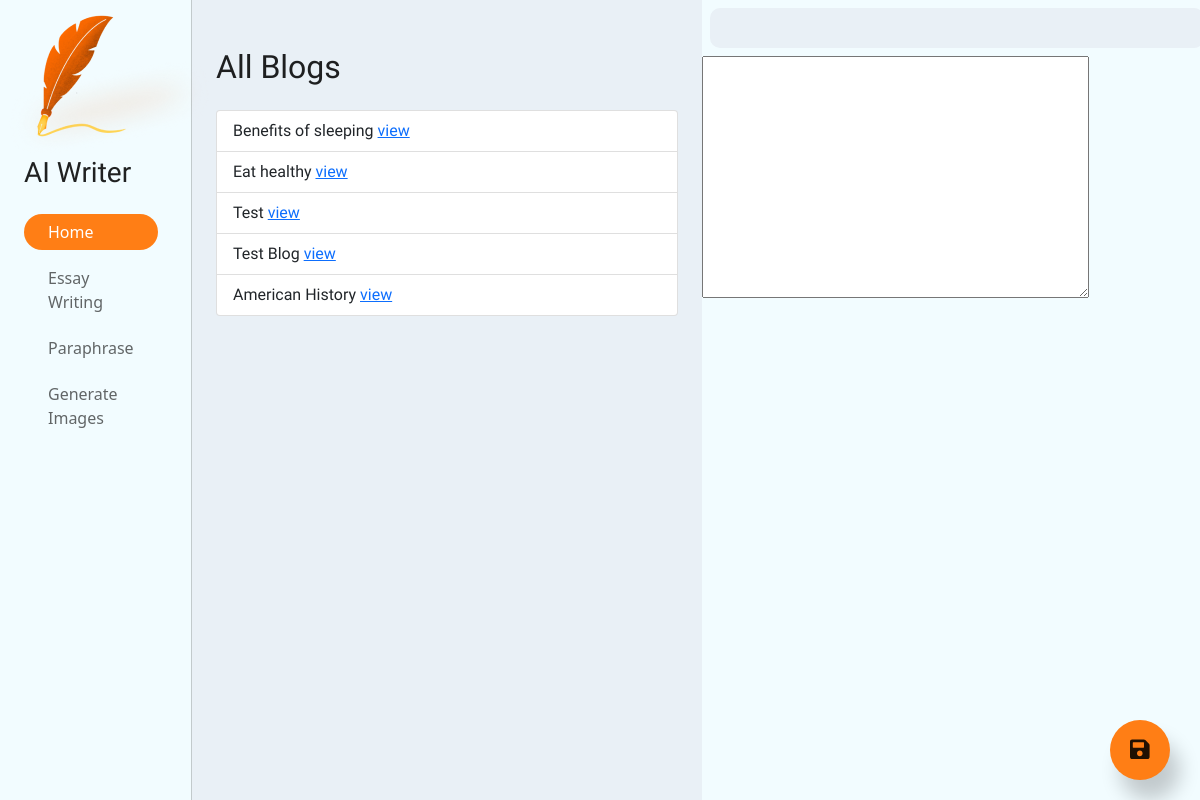
Before: / with the older database file.
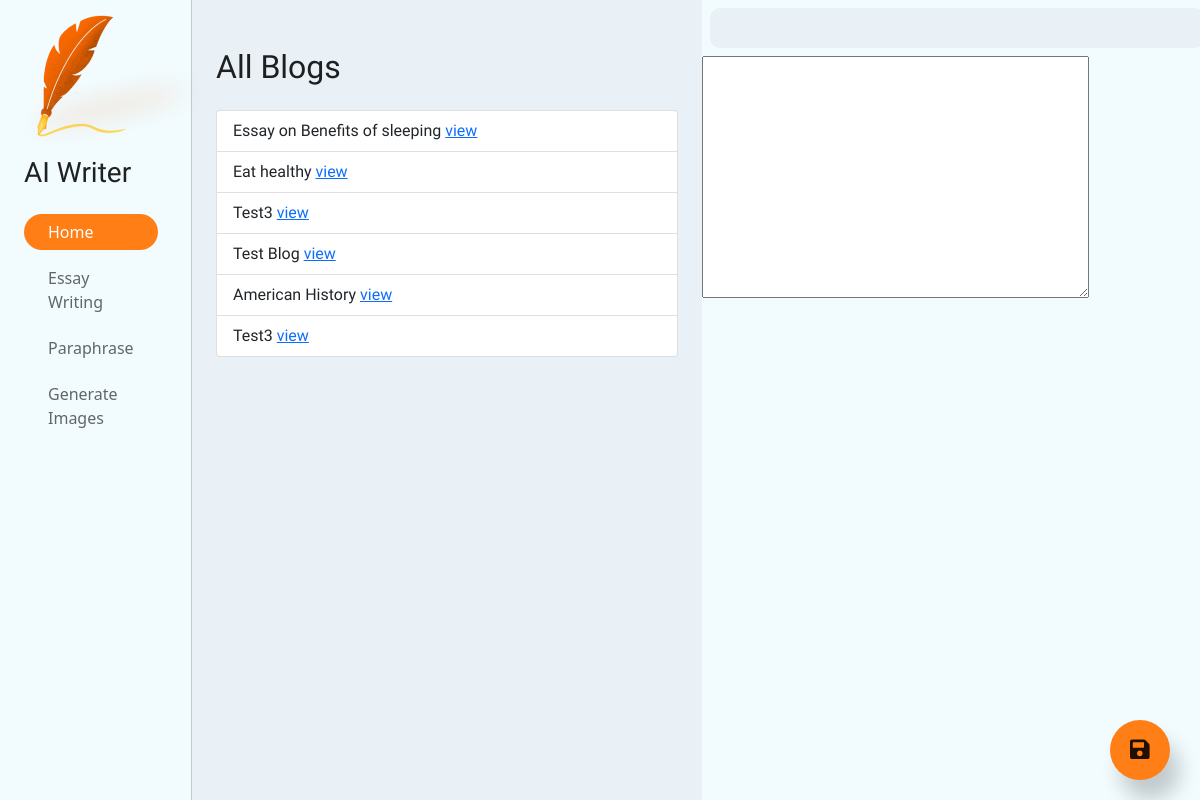
After: the same page with the newer database file.
### pages/models.py (models this page shows, shortened)
class Blog(models.Model):
    title = models.CharField(max_length=200)
    content = RichTextField()
    created_at = models.DateTimeField(auto_now_add=True)
    updated_at = models.DateTimeField(auto_now=True)

### pages/views.py (the view)
# urls.py: 2. Add a URL to urlpatterns:  path('', views.home, name='home')
def home(request):
    form = BlogForm()
    return render(request, 'pages/home.html', {'blog_form': form, 'blogs': Blog.objects.all()})

### pages/forms.py
class BlogForm(forms.ModelForm):
    class Meta:
        model = Blog
        fields = ['title', 'content']

### pages/templates/pages/home.html (shortened to what this page needs)
{% extends 'base.html' %}
{% load static %}
{% block content %}
    <div class="tab-content p-4" id="v-pills-tabContent">
        <div class="tab-pane fade show active" id="v-pills-home" role="tabpanel"
             aria-labelledby="v-pills-home-tab">
            <br>
            <h2 class="teko">All Blogs</h2>
            <br>
            <ul class="list-group">
                {% for blog in blogs %}
                    <li class="list-group-item kaushan">
                        {{ blog.title }}
                    <a href="{% url 'detail_blog' blog.pk %}" target="_blank">view</a>
                    </li>
                {% endfor %}
            </ul>
        </div>
    </div>
{% endblock %}

### pages/templates/base.html (shortened to what this page needs)
<!doctype html>
{% load static %}
<html lang="en" class="">
<head>
    <link href="https://cdn.jsdelivr.net/npm/bootstrap@5.1.3/dist/css/bootstrap.min.css" rel="stylesheet"
>
    <link rel="stylesheet" href="https://cdnjs.cloudflare.com/ajax/libs/font-awesome/5.15.4/css/all.min.css"
/>
    <link rel="stylesheet" type="text/css" href="{% static 'base.css' %}">
</head>
<body>
<div class="contents" style="height:calc(100vh);overflow:hidden">
    <div class="row h-full">
        <div class="col-sm-2 col-md-4 col-lg-2"
             style="background-color: var(--card-background-color); border-right:1px solid var(--shadow);">
            <div class="">
                <img src="{% static "logo.png" %}" alt="">
                <br>
                <h3 class="teko px-4">
                    AI Writer
                </h3>
            </div>
            <div class="nav flex-column nav-pills p-4" id="v-pills-tab" role="tablist" aria-orientation="vertical"
                 style="gap:10px;">
                <a class="nav-link active" id="v-pills-home-tab" data-toggle="pill" href="#v-pills-home" role="tab"
                   aria-controls="v-pills-home" aria-selected="true">Home</a>
                <a class="nav-link" id="v-pills-essay_writing-tab" data-toggle="pill" href="#v-pills-essay_writing"
                   role="tab"
                   aria-controls="v-pills-essay_writing" aria-selected="false">Essay Writing</a>
                <a class="nav-link" id="v-pills-paraphrase-tab" data-toggle="pill" href="#v-pills-paraphrase" role="tab"
                   aria-controls="v-pills-messages" aria-selected="false">Paraphrase</a>
                <a class="nav-link" id="v-pills-generate_images-tab" data-toggle="pill" href="#v-pills-generate_images"
                   request-url="{% url 'paraphrase' %}" role="tab"
                   aria-controls="v-pills-settings" aria-selected="false">Generate Images</a>
            </div>
        </div>
        <div class="col-sm-10 col-md-4 col-lg-5"
             style="position:relative; height: calc(100vh); overflow-y: auto;margin:0;padding:0;">
            {% block content %}
            {% endblock content %}
        </div>
        <div class="col-sm-12 col-md-4 col-lg-5"
             style="margin:0;padding:0;background-color: var(--card-background-color);overflow:hidden; height:100vh;">
            {% if blog_form %}
                {% include 'pages/create_blog.html' with form=blog_form update=update %}
            {% endif %}
        </div>
    </div>
</div>
</body>
</html>

### pages/templates/containers/essay_writing.html (shortened to what this page needs)
{% extends 'generator.html' %}

### pages/templates/containers/paraphrase.html (shortened to what this page needs)
{% extends 'generator.html' %}

### pages/templates/containers/generate_images.html (shortened to what this page needs)
{% extends 'generator.html' %}

### pages/templates/pages/create_blog.html (shortened to what this page needs)
{% load static %}
<form id="save_blog" method="post" action="{% if update %}{% url 'update_blog' object.pk %}{% else %}{% url 'create_blog' %}{% endif %}" class="" style="height:100%;">
    <div class="p-2 kaushan blog-title" id="blog-title-wrapper">
        {{ form.title }}
    </div>
    {{ form.content }}
</form>
<div class="done_editing">
    <button title="Save blog" style="position:relative;" form="save_blog" class="rnd-btn rnd-btn-primary" type="submit" value="Save">
        <i class="fa fa-save" style="position:absolute;left:20px; top:18px;font-size:1.4rem;"></i>
    </button>
</div>

### pages/templates/pages/static/base.css (style rules this page uses)
h1, h2, h3, h4, h5, h6, p, blockquote, form, label, fieldset, address, p { margin: 0; padding: 0; }
:root { --main-background-color: #e9f0f6; --card-background-color: #f2fcff; --navigation-color: var(--card-background-color); --border-color: rgba(0, 0, 0, 0.28); --primary: #ff7e15; --color_1: #FEB4B6; --color_2: #BFD3F8; --color_3: #8EDBA9; --color_4: #DFA0F2; --color_5: #1583E9; --primary-text: rgba(0, 0, 0, 0.87); --secondary-text: rgba(0, 0, 0, 0.6); --tertiary-text: rgba(0, 0, 0, 0.4); --shadow: rgba(0, 0, 0, 0.2); }
* { color: var(--primary-text); }
* { --top-navigation-height: 55px; --teko: 'Teko', sans-serif; --roboto: 'Roboto', sans-serif; }
* { margin: 0; padding: 0; }
body, html, * { margin: 0; padding: 0; }
h1, h2, h3, h4, h5, h6, p, blockquote, form, label, fieldset, address { margin: 0; padding: 0; }
body, html { background-color: var(--main-background-color); height: 100vh; overflow-x: hidden; }
.teko { font-family: var(--teko) !important; }
.kaushan { font-family: 'Kaushan Script', cursive; }
.rnd-btn { text-decoration: none; height: 30px; width: 30px; display: inline-flex; border-radius: 999px; align-items: center; border: none; justify-content: center; }
.rnd-btn-primary { background-color: var(--primary); color: white !important; }
select, input { background-color: var(--main-background-color); border: none; outline: none; padding: 8px 16px; margin: 0; border-radius: 10px; width: 100% }
.nav-link { color: var(--secondary-text); border-radius: 100px !important; padding: 6px 24px; }
.nav-link.active { border-radius: 100px; background-color: var(--primary) !important; }

### pages/templates/pages/create_blog.html (style rules this page uses)
.done_editing { position: absolute; right: 30px; bottom: 20px; }
.done_editing button { padding: 30px; box-shadow: 10px 20px 20px var(--shadow); transition: all 0.2s ease-in-out; }

Changed rows visible on the page:
changed Blog: title "Benefits of sleeping" → "Essay on Benefits of sleeping"
changed Blog (number 3 of 6 on the later page): title "Test" → "Test3"
added Blog: title "Test3"
